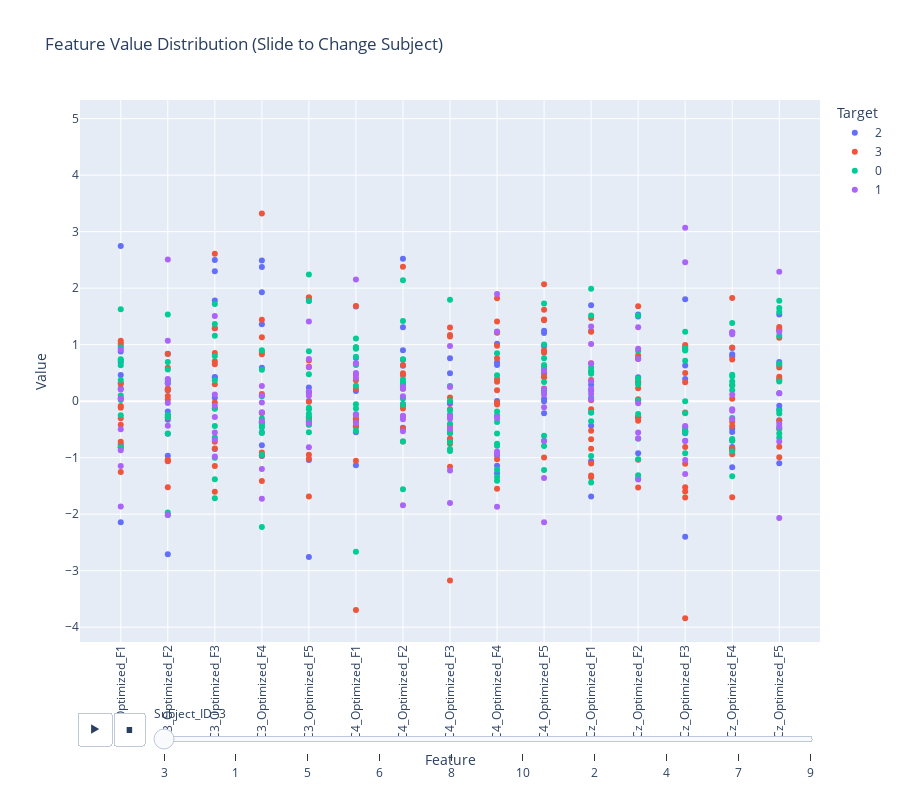

Here is the notebook cell this chart was saved with:
### Code cell
import plotly.express as px

# 1. Prepare data
# We use df (Original Data) so the values on Y-axis are real/interpretable
plot_df = df.copy() 
plot_df['Target'] = plot_df['Target'].astype(str)
plot_df['Subject_ID'] = plot_df['Subject_ID'].astype(str)

# Melt data for plotting
df_long = plot_df.melt(
    id_vars=['Subject_ID', 'Target', 'Trial_ID'],
    value_vars=feature_cols,
    var_name='Feature',
    value_name='Value'
)

# 2. Create Scatter Plot with Slider (Animation Frame) for Subject
fig = px.scatter(
    df_long,
    x='Feature',
    y='Value',
    color='Target',
    animation_frame='Subject_ID', # Creates the Slider/Play button for Subjects
    hover_data=['Trial_ID'],
    title='Feature Value Distribution (Slide to Change Subject)',
    height=800,
    # Fix Y-axis range so it doesn't jump around when changing subjects
    range_y=[df_long['Value'].min(), df_long['Value'].max()]
)

# 3. Formatting
fig.update_layout(xaxis_tickangle=-90) # Vertical feature names
fig.show()

### Figure 1 — Plotly figure (JSON) as saved in the notebook; plotly's stock layout.template omitted (floating-point values rounded to 4 significant figures; data arrays with more than 128 entries replaced by an {"elided": "..."} marker saying what was removed)
{"data": [{"customdata": [[23], [7], [26], [36], [47], [20], [33], [13], [23], [7], [26], [36], [47], [20], [33], [13], [23], [7], [26], [36], [47], [20], [33], [13], [23], [7], [26], [36], [47], [20], [33], [13], [23], [7], [26], [36], [47], [20], [33], [13], [23], [7], [26], [36], [47], [20], [33], [13], [23], [7], [26], [36], [47], [20], [33], [13], [23], [7], [26], [36], [47], [20], [33], [13], [23], [7], [26], [36], [47], [20], [33], [13], [23], [7], [26], [36], [47], [20], [33], [13], [23], [7], [26], [36], [47], [20], [33], [13], [23], [7], [26], [36], [47], [20], [33], [13], [23], [7], [26], [36], [47], [20], [33], [13], [23], [7], [26], [36], [47], [20], [33], [13], [23], [7], [26], [36], [47], [20], [33], [13]], "hovertemplate": "Target=2<br>Subject_ID=3<br>Feature=%{x}<br>Value=%{y}<br>Trial_ID=%{customdata[0]}<extra></extra>", "legendgroup": "2", "marker": {"color": "#636efa", "symbol": "circle"}, "mode": "markers", "name": "2", "orientation": "v", "showlegend": true, "type": "scatter", "x": ["C3_Optimized_F1", "C3_Optimized_F1", "C3_Optimized_F1", "C3_Optimized_F1", "C3_Optimized_F1", "C3_Optimized_F1", "C3_Optimized_F1", "C3_Optimized_F1", "C3_Optimized_F2", "C3_Optimized_F2", "C3_Optimized_F2", "C3_Optimized_F2", "C3_Optimized_F2", "C3_Optimized_F2", "C3_Optimized_F2", "C3_Optimized_F2", "C3_Optimized_F3", "C3_Optimized_F3", "C3_Optimized_F3", "C3_Optimized_F3", "C3_Optimized_F3", "C3_Optimized_F3", "C3_Optimized_F3", "C3_Optimized_F3", "C3_Optimized_F4", "C3_Optimized_F4", "C3_Optimized_F4", "C3_Optimized_F4", "C3_Optimized_F4", "C3_Optimized_F4", "C3_Optimized_F4", "C3_Optimized_F4", "C3_Optimized_F5", "C3_Optimized_F5", "C3_Optimized_F5", "C3_Optimized_F5", "C3_Optimized_F5", "C3_Optimized_F5", "C3_Optimized_F5", "C3_Optimized_F5", "C4_Optimized_F1", "C4_Optimized_F1", "C4_Optimized_F1", "C4_Optimized_F1", "C4_Optimized_F1", "C4_Optimized_F1", "C4_Optimized_F1", "C4_Optimized_F1", "C4_Optimized_F2", "C4_Optimized_F2", "C4_Optimized_F2", "C4_Optimized_F2", "C4_Optimized_F2", "C4_Optimized_F2", "C4_Optimized_F2", "C4_Optimized_F2", "C4_Optimized_F3", "C4_Optimized_F3", "C4_Optimized_F3", "C4_Optimized_F3", "C4_Optimized_F3", "C4_Optimized_F3", "C4_Optimized_F3", "C4_Optimized_F3", "C4_Optimized_F4", "C4_Optimized_F4", "C4_Optimized_F4", "C4_Optimized_F4", "C4_Optimized_F4", "C4_Optimized_F4", "C4_Optimized_F4", "C4_Optimized_F4", "C4_Optimized_F5", "C4_Optimized_F5", "C4_Optimized_F5", "C4_Optimized_F5", "C4_Optimized_F5", "C4_Optimized_F5", "C4_Optimized_F5", "C4_Optimized_F5", "Cz_Optimized_F1", "Cz_Optimized_F1", "Cz_Optimized_F1", "Cz_Optimized_F1", "Cz_Optimized_F1", "Cz_Optimized_F1", "Cz_Optimized_F1", "Cz_Optimized_F1", "Cz_Optimized_F2", "Cz_Optimized_F2", "Cz_Optimized_F2", "Cz_Optimized_F2", "Cz_Optimized_F2", "Cz_Optimized_F2", "Cz_Optimized_F2", "Cz_Optimized_F2", "Cz_Optimized_F3", "Cz_Optimized_F3", "Cz_Optimized_F3", "Cz_Optimized_F3", "Cz_Optimized_F3", "Cz_Optimized_F3", "Cz_Optimized_F3", "Cz_Optimized_F3", "Cz_Optimized_F4", "Cz_Optimized_F4", "Cz_Optimized_F4", "Cz_Optimized_F4", "Cz_Optimized_F4", "Cz_Optimized_F4", "Cz_Optimized_F4", "Cz_Optimized_F4", "Cz_Optimized_F5", "Cz_Optimized_F5", "Cz_Optimized_F5", "Cz_Optimized_F5", "Cz_Optimized_F5", "Cz_Optimized_F5", "Cz_Optimized_F5", "Cz_Optimized_F5"], "xaxis": "x", "y": [0.05057, 0.2235, 2.746, 0.8796, -2.143, 0.6904, -0.7643, 0.4621, -0.2431, -0.3283, 0.1917, -0.5788, -2.708, 0.8399, -0.1851, -0.9659, 1.29, 0.4196, -0.8461, 2.299, 2.497, 0.06068, 1.782, 0.4293, -0.9695, -0.7799, 1.36, -0.5514, 0.5898, 2.488, 1.929, 2.373, -1.04, 0.2402, 1.779, 0.1671, 0.00124, -0.3613, -2.757, -0.3045, -0.5503, -0.2312, -0.3609, 0.7625, 0.1804, -0.4534, -1.134, 1.675, 0.8989, 0.734, -0.4699, 0.06848, -0.04877, 2.522, 1.308, 0.6274, -0.04458, -0.6722, 0.7606, -0.01746, -0.7088, -0.2722, -0.562, 0.4916, 0.638, 1.014, 0.00088, 1.211, -0.9598, -1.143, -1.277, 0.689, -0.2144, 0.1627, 0.9717, 0.04066, 0.4935, 1.207, -0.002894, 1.244, 1.698, 1.239, 0.1873, -0.4375, -0.2026, -1.063, 0.2913, -1.687, -0.2858, 1.5, -0.9205, 1.535, 0.7572, 0.4218, -0.2862, 0.3302, -0.4544, 1.805, 0.3903, -0.5688, -2.398, -0.5148, 0.6309, 0.9145, -0.4868, -0.812, -0.6969, 0.831, 0.7924, -0.5474, -1.168, 0.9424, -0.08032, -0.3383, 0.1382, -0.1491, 0.6344, 1.533, 0.693, -1.101], "yaxis": "y"}, {"customdata": {"elided": "180x1 int values"}, "hovertemplate": "Target=3<br>Subject_ID=3<br>Feature=%{x}<br>Value=%{y}<br>Trial_ID=%{customdata[0]}<extra></extra>", "legendgroup": "3", "marker": {"color": "#EF553B", "symbol": "circle"}, "mode": "markers", "name": "3", "orientation": "v", "showlegend": true, "type": "scatter", "x": {"elided": "180 str values"}, "xaxis": "x", "y": {"elided": "180 float values"}, "yaxis": "y"}, {"customdata": {"elided": "165x1 int values"}, "hovertemplate": "Target=0<br>Subject_ID=3<br>Feature=%{x}<br>Value=%{y}<br>Trial_ID=%{customdata[0]}<extra></extra>", "legendgroup": "0", "marker": {"color": "#00cc96", "symbol": "circle"}, "mode": "markers", "name": "0", "orientation": "v", "showlegend": true, "type": "scatter", "x": {"elided": "165 str values"}, "xaxis": "x", "y": {"elided": "165 float values"}, "yaxis": "y"}, {"customdata": [[14], [49], [42], [49], [26], [31], [50], [14], [49], [42], [49], [26], [31], [50], [14], [49], [42], [49], [26], [31], [50], [14], [49], [42], [49], [26], [31], [50], [14], [49], [42], [49], [26], [31], [50], [14], [49], [42], [49], [26], [31], [50], [14], [49], [42], [49], [26], [31], [50], [14], [49], [42], [49], [26], [31], [50], [14], [49], [42], [49], [26], [31], [50], [14], [49], [42], [49], [26], [31], [50], [14], [49], [42], [49], [26], [31], [50], [14], [49], [42], [49], [26], [31], [50], [14], [49], [42], [49], [26], [31], [50], [14], [49], [42], [49], [26], [31], [50], [14], [49], [42], [49], [26], [31], [50]], "hovertemplate": "Target=1<br>Subject_ID=3<br>Feature=%{x}<br>Value=%{y}<br>Trial_ID=%{customdata[0]}<extra></extra>", "legendgroup": "1", "marker": {"color": "#ab63fa", "symbol": "circle"}, "mode": "markers", "name": "1", "orientation": "v", "showlegend": true, "type": "scatter", "x": ["C3_Optimized_F1", "C3_Optimized_F1", "C3_Optimized_F1", "C3_Optimized_F1", "C3_Optimized_F1", "C3_Optimized_F1", "C3_Optimized_F1", "C3_Optimized_F2", "C3_Optimized_F2", "C3_Optimized_F2", "C3_Optimized_F2", "C3_Optimized_F2", "C3_Optimized_F2", "C3_Optimized_F2", "C3_Optimized_F3", "C3_Optimized_F3", "C3_Optimized_F3", "C3_Optimized_F3", "C3_Optimized_F3", "C3_Optimized_F3", "C3_Optimized_F3", "C3_Optimized_F4", "C3_Optimized_F4", "C3_Optimized_F4", "C3_Optimized_F4", "C3_Optimized_F4", "C3_Optimized_F4", "C3_Optimized_F4", "C3_Optimized_F5", "C3_Optimized_F5", "C3_Optimized_F5", "C3_Optimized_F5", "C3_Optimized_F5", "C3_Optimized_F5", "C3_Optimized_F5", "C4_Optimized_F1", "C4_Optimized_F1", "C4_Optimized_F1", "C4_Optimized_F1", "C4_Optimized_F1", "C4_Optimized_F1", "C4_Optimized_F1", "C4_Optimized_F2", "C4_Optimized_F2", "C4_Optimized_F2", "C4_Optimized_F2", "C4_Optimized_F2", "C4_Optimized_F2", "C4_Optimized_F2", "C4_Optimized_F3", "C4_Optimized_F3", "C4_Optimized_F3", "C4_Optimized_F3", "C4_Optimized_F3", "C4_Optimized_F3", "C4_Optimized_F3", "C4_Optimized_F4", "C4_Optimized_F4", "C4_Optimized_F4", "C4_Optimized_F4", "C4_Optimized_F4", "C4_Optimized_F4", "C4_Optimized_F4", "C4_Optimized_F5", "C4_Optimized_F5", "C4_Optimized_F5", "C4_Optimized_F5", "C4_Optimized_F5", "C4_Optimized_F5", "C4_Optimized_F5", "Cz_Optimized_F1", "Cz_Optimized_F1", "Cz_Optimized_F1", "Cz_Optimized_F1", "Cz_Optimized_F1", "Cz_Optimized_F1", "Cz_Optimized_F1", "Cz_Optimized_F2", "Cz_Optimized_F2", "Cz_Optimized_F2", "Cz_Optimized_F2", "Cz_Optimized_F2", "Cz_Optimized_F2", "Cz_Optimized_F2", "Cz_Optimized_F3", "Cz_Optimized_F3", "Cz_Optimized_F3", "Cz_Optimized_F3", "Cz_Optimized_F3", "Cz_Optimized_F3", "Cz_Optimized_F3", "Cz_Optimized_F4", "Cz_Optimized_F4", "Cz_Optimized_F4", "Cz_Optimized_F4", "Cz_Optimized_F4", "Cz_Optimized_F4", "Cz_Optimized_F4", "Cz_Optimized_F5", "Cz_Optimized_F5", "Cz_Optimized_F5", "Cz_Optimized_F5", "Cz_Optimized_F5", "Cz_Optimized_F5", "Cz_Optimized_F5"], "xaxis": "x", "y": [-0.4983, -1.146, 0.916, -1.863, 0.2068, 0.04356, -0.8689, -2.015, 2.506, -0.03479, 0.3929, 1.068, -0.4369, 0.3116, -0.555, -0.6825, 1.509, 0.1159, -0.08041, -0.9807, -0.2783, 0.2684, -0.0229, -1.729, -0.3545, 0.1007, -1.2, -0.197, 1.409, 0.5983, -0.8148, 0.09444, -0.3932, 0.1688, 0.7455, 2.152, 0.4149, 0.4963, -0.2431, 0.6692, 0.6643, -0.3886, 0.2192, 0.2563, -1.841, -0.2578, -0.3197, -0.5311, 0.08688, -0.3098, 0.9747, -1.227, -0.4865, 0.2511, -1.803, -0.2643, 1.233, -0.8928, -0.3047, -0.9361, -1.867, -0.2789, 1.896, 0.2141, -1.359, 0.118, -0.1095, -2.145, 0.5375, -0.7063, 0.1253, 0.3525, 1.321, 0.02803, 0.6659, 1.01, 0.2184, -0.6571, 0.9285, 0.7438, -1.388, -0.5555, -0.0373, 1.308, -1.289, -0.4389, 3.068, 2.457, -1.041, -0.7009, -0.7065, 1.221, 0.1135, -0.1418, 1.219, 1.184, -0.3137, -0.169, 2.29, -0.7129, -0.4545, 0.1382, 1.228, -2.066, -0.4009], "yaxis": "y"}], "layout": {"height": 800, "legend": {"title": {"text": "Target"}, "tracegroupgap": 0}, "sliders": [{"active": 0, "currentvalue": {"prefix": "Subject_ID="}, "len": 0.9, "pad": {"b": 10, "t": 60}, "steps": [{"args": [["3"], {"frame": {"duration": 0, "redraw": false}, "fromcurrent": true, "mode": "immediate", "transition": {"duration": 0, "easing": "linear"}}], "label": "3", "method": "animate"}, {"args": [["1"], {"frame": {"duration": 0, "redraw": false}, "fromcurrent": true, "mode": "immediate", "transition": {"duration": 0, "easing": "linear"}}], "label": "1", "method": "animate"}, {"args": [["5"], {"frame": {"duration": 0, "redraw": false}, "fromcurrent": true, "mode": "immediate", "transition": {"duration": 0, "easing": "linear"}}], "label": "5", "method": "animate"}, {"args": [["6"], {"frame": {"duration": 0, "redraw": false}, "fromcurrent": true, "mode": "immediate", "transition": {"duration": 0, "easing": "linear"}}], "label": "6", "method": "animate"}, {"args": [["8"], {"frame": {"duration": 0, "redraw": false}, "fromcurrent": true, "mode": "immediate", "transition": {"duration": 0, "easing": "linear"}}], "label": "8", "method": "animate"}, {"args": [["10"], {"frame": {"duration": 0, "redraw": false}, "fromcurrent": true, "mode": "immediate", "transition": {"duration": 0, "easing": "linear"}}], "label": "10", "method": "animate"}, {"args": [["2"], {"frame": {"duration": 0, "redraw": false}, "fromcurrent": true, "mode": "immediate", "transition": {"duration": 0, "easing": "linear"}}], "label": "2", "method": "animate"}, {"args": [["4"], {"frame": {"duration": 0, "redraw": false}, "fromcurrent": true, "mode": "immediate", "transition": {"duration": 0, "easing": "linear"}}], "label": "4", "method": "animate"}, {"args": [["7"], {"frame": {"duration": 0, "redraw": false}, "fromcurrent": true, "mode": "immediate", "transition": {"duration": 0, "easing": "linear"}}], "label": "7", "method": "animate"}, {"args": [["9"], {"frame": {"duration": 0, "redraw": false}, "fromcurrent": true, "mode": "immediate", "transition": {"duration": 0, "easing": "linear"}}], "label": "9", "method": "animate"}], "x": 0.1, "xanchor": "left", "y": 0, "yanchor": "top"}], "title": {"text": "Feature Value Distribution (Slide to Change Subject)"}, "updatemenus": [{"buttons": [{"args": [null, {"frame": {"duration": 500, "redraw": false}, "fromcurrent": true, "mode": "immediate", "transition": {"duration": 500, "easing": "linear"}}], "label": "&#9654;", "method": "animate"}, {"args": [[null], {"frame": {"duration": 0, "redraw": false}, "fromcurrent": true, "mode": "immediate", "transition": {"duration": 0, "easing": "linear"}}], "label": "&#9724;", "method": "animate"}], "direction": "left", "pad": {"r": 10, "t": 70}, "showactive": false, "type": "buttons", "x": 0.1, "xanchor": "right", "y": 0, "yanchor": "top"}], "xaxis": {"anchor": "y", "domain": [0, 1], "tickangle": -90, "title": {"text": "Feature"}}, "yaxis": {"anchor": "x", "domain": [0, 1], "range": [-4.263, 5.33], "title": {"text": "Value"}}}}
